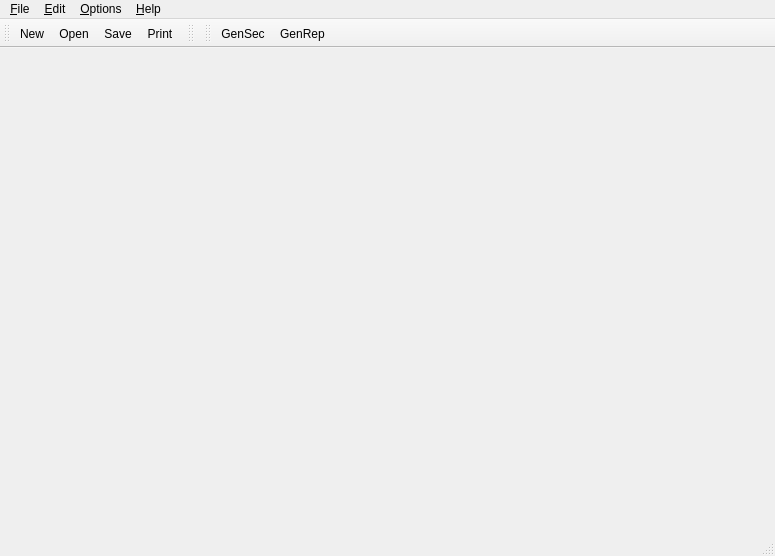
<?xml version="1.0" encoding="UTF-8"?>
<ui version="4.0">
 <class>main_window</class>
 <widget class="QMainWindow" name="main_window">
  <property name="geometry">
   <rect>
    <x>0</x>
    <y>0</y>
    <width>775</width>
    <height>556</height>
   </rect>
  </property>
  <property name="windowTitle">
   <string>GenVis</string>
  </property>
  <property name="windowIcon">
   <iconset resource="../../img/img.qrc">
    <normaloff>:/resources/img/logos/genvis.svg</normaloff>:/resources/img/logos/genvis.svg</iconset>
  </property>
  <widget class="QWidget" name="central_widget">
   <layout class="QGridLayout" name="gridLayout">
    <property name="leftMargin">
     <number>0</number>
    </property>
    <property name="topMargin">
     <number>0</number>
    </property>
    <property name="rightMargin">
     <number>0</number>
    </property>
    <property name="bottomMargin">
     <number>0</number>
    </property>
    <property name="spacing">
     <number>0</number>
    </property>
    <item row="0" column="0">
     <widget class="QTabWidget" name="tab_widget">
      <property name="tabShape">
       <enum>QTabWidget::Rounded</enum>
      </property>
      <property name="currentIndex">
       <number>-1</number>
      </property>
      <property name="elideMode">
       <enum>Qt::ElideRight</enum>
      </property>
      <property name="documentMode">
       <bool>true</bool>
      </property>
      <property name="tabsClosable">
       <bool>true</bool>
      </property>
      <property name="movable">
       <bool>true</bool>
      </property>
      <property name="tabBarAutoHide">
       <bool>false</bool>
      </property>
     </widget>
    </item>
   </layout>
  </widget>
  <widget class="QMenuBar" name="menubar">
   <property name="geometry">
    <rect>
     <x>0</x>
     <y>0</y>
     <width>775</width>
     <height>19</height>
    </rect>
   </property>
   <widget class="QMenu" name="menu_file">
    <property name="title">
     <string>&amp;File</string>
    </property>
    <widget class="QMenu" name="menu_recent_files">
     <property name="title">
      <string>&amp;Recent Files</string>
     </property>
     <property name="icon">
      <iconset resource="../../img/img.qrc">
       <normaloff>:/resources/img/icons/open_recent.svg</normaloff>:/resources/img/icons/open_recent.svg</iconset>
     </property>
    </widget>
    <addaction name="action_new"/>
    <addaction name="action_open"/>
    <addaction name="menu_recent_files"/>
    <addaction name="separator"/>
    <addaction name="action_save"/>
    <addaction name="action_save_as"/>
    <addaction name="action_save_all"/>
    <addaction name="separator"/>
    <addaction name="action_print"/>
    <addaction name="separator"/>
    <addaction name="action_close"/>
    <addaction name="separator"/>
    <addaction name="action_quit"/>
   </widget>
   <widget class="QMenu" name="menu_edit">
    <property name="title">
     <string>&amp;Edit</string>
    </property>
    <addaction name="action_undo"/>
    <addaction name="action_redo"/>
    <addaction name="separator"/>
    <addaction name="action_cut"/>
    <addaction name="action_copy"/>
    <addaction name="action_paste"/>
    <addaction name="action_delete"/>
    <addaction name="action_clear_all"/>
   </widget>
   <widget class="QMenu" name="menu_options">
    <property name="title">
     <string>&amp;Options</string>
    </property>
    <addaction name="action_settings"/>
   </widget>
   <widget class="QMenu" name="menu_help">
    <property name="title">
     <string>&amp;Help</string>
    </property>
    <addaction name="action_help"/>
    <addaction name="separator"/>
    <addaction name="action_about_genvis"/>
    <addaction name="action_about"/>
   </widget>
   <addaction name="menu_file"/>
   <addaction name="menu_edit"/>
   <addaction name="menu_options"/>
   <addaction name="menu_help"/>
  </widget>
  <widget class="QStatusBar" name="statusbar"/>
  <widget class="QToolBar" name="standard_toolbar">
   <property name="windowTitle">
    <string>Standard Bar</string>
   </property>
   <attribute name="toolBarArea">
    <enum>TopToolBarArea</enum>
   </attribute>
   <attribute name="toolBarBreak">
    <bool>false</bool>
   </attribute>
   <addaction name="action_new"/>
   <addaction name="action_open"/>
   <addaction name="action_save"/>
   <addaction name="action_print"/>
  </widget>
  <widget class="QToolBar" name="tools_toolbar">
   <property name="windowTitle">
    <string>Tools Bar</string>
   </property>
   <attribute name="toolBarArea">
    <enum>TopToolBarArea</enum>
   </attribute>
   <attribute name="toolBarBreak">
    <bool>false</bool>
   </attribute>
  </widget>
  <widget class="QToolBar" name="applications_toolbar">
   <property name="windowTitle">
    <string>Applications Bar</string>
   </property>
   <attribute name="toolBarArea">
    <enum>TopToolBarArea</enum>
   </attribute>
   <attribute name="toolBarBreak">
    <bool>false</bool>
   </attribute>
   <addaction name="action_exec_gensec"/>
   <addaction name="action_exec_genrep"/>
  </widget>
  <action name="action_new">
   <property name="icon">
    <iconset resource="../../img/img.qrc">
     <normaloff>:/resources/img/icons/new.svg</normaloff>:/resources/img/icons/new.svg</iconset>
   </property>
   <property name="text">
    <string>&amp;New</string>
   </property>
   <property name="statusTip">
    <string>Create a new file.</string>
   </property>
   <property name="shortcut">
    <string>Ctrl+N</string>
   </property>
  </action>
  <action name="action_open">
   <property name="icon">
    <iconset resource="../../img/img.qrc">
     <normaloff>:/resources/img/icons/open.svg</normaloff>:/resources/img/icons/open.svg</iconset>
   </property>
   <property name="text">
    <string>&amp;Open</string>
   </property>
   <property name="statusTip">
    <string>Open an existing file.</string>
   </property>
   <property name="shortcut">
    <string>Ctrl+O</string>
   </property>
  </action>
  <action name="action_save">
   <property name="icon">
    <iconset resource="../../img/img.qrc">
     <normaloff>:/resources/img/icons/save.svg</normaloff>:/resources/img/icons/save.svg</iconset>
   </property>
   <property name="text">
    <string>&amp;Save</string>
   </property>
   <property name="statusTip">
    <string>Save the current document on disk.</string>
   </property>
   <property name="shortcut">
    <string>Ctrl+S</string>
   </property>
  </action>
  <action name="action_save_as">
   <property name="icon">
    <iconset resource="../../img/img.qrc">
     <normaloff>:/resources/img/icons/save_as.svg</normaloff>:/resources/img/icons/save_as.svg</iconset>
   </property>
   <property name="text">
    <string>Save &amp;As</string>
   </property>
   <property name="statusTip">
    <string>Save the current document under a new name.</string>
   </property>
   <property name="shortcut">
    <string>Ctrl+Shift+S</string>
   </property>
  </action>
  <action name="action_save_all">
   <property name="icon">
    <iconset resource="../../img/img.qrc">
     <normaloff>:/resources/img/icons/save_all.svg</normaloff>:/resources/img/icons/save_all.svg</iconset>
   </property>
   <property name="text">
    <string>Save A&amp;ll</string>
   </property>
   <property name="statusTip">
    <string>Save all documents on disk.</string>
   </property>
  </action>
  <action name="action_print">
   <property name="icon">
    <iconset resource="../../img/img.qrc">
     <normaloff>:/resources/img/icons/print.svg</normaloff>:/resources/img/icons/print.svg</iconset>
   </property>
   <property name="text">
    <string>&amp;Print</string>
   </property>
   <property name="statusTip">
    <string>Print the current table.</string>
   </property>
   <property name="shortcut">
    <string>Ctrl+P</string>
   </property>
  </action>
  <action name="action_cut">
   <property name="icon">
    <iconset resource="../../img/img.qrc">
     <normaloff>:/resources/img/icons/cut.svg</normaloff>:/resources/img/icons/cut.svg</iconset>
   </property>
   <property name="text">
    <string>C&amp;ut</string>
   </property>
   <property name="statusTip">
    <string>Cut the current selection content to the clipboard.</string>
   </property>
   <property name="shortcut">
    <string>Ctrl+X</string>
   </property>
  </action>
  <action name="action_copy">
   <property name="icon">
    <iconset resource="../../img/img.qrc">
     <normaloff>:/resources/img/icons/copy.svg</normaloff>:/resources/img/icons/copy.svg</iconset>
   </property>
   <property name="text">
    <string>&amp;Copy</string>
   </property>
   <property name="statusTip">
    <string>Copy the current selection content to the clipboard.</string>
   </property>
   <property name="shortcut">
    <string>Ctrl+C</string>
   </property>
  </action>
  <action name="action_paste">
   <property name="icon">
    <iconset resource="../../img/img.qrc">
     <normaloff>:/resources/img/icons/paste.svg</normaloff>:/resources/img/icons/paste.svg</iconset>
   </property>
   <property name="text">
    <string>&amp;Paste</string>
   </property>
   <property name="statusTip">
    <string>Paste the clipboard content into the current selection.</string>
   </property>
   <property name="shortcut">
    <string>Ctrl+V</string>
   </property>
  </action>
  <action name="action_help">
   <property name="icon">
    <iconset resource="../../img/img.qrc">
     <normaloff>:/resources/img/icons/help.svg</normaloff>:/resources/img/icons/help.svg</iconset>
   </property>
   <property name="text">
    <string>&amp;Help</string>
   </property>
   <property name="shortcut">
    <string>F1</string>
   </property>
  </action>
  <action name="action_about">
   <property name="icon">
    <iconset resource="../../img/img.qrc">
     <normaloff>:/resources/img/icons/about.svg</normaloff>:/resources/img/icons/about.svg</iconset>
   </property>
   <property name="text">
    <string>About &amp;Sequence-ToolKit</string>
   </property>
  </action>
  <action name="action_delete">
   <property name="icon">
    <iconset resource="../../img/img.qrc">
     <normaloff>:/resources/img/icons/delete.svg</normaloff>:/resources/img/icons/delete.svg</iconset>
   </property>
   <property name="text">
    <string>&amp;Delete</string>
   </property>
   <property name="statusTip">
    <string>Remove the current selection.</string>
   </property>
   <property name="shortcut">
    <string>Del</string>
   </property>
  </action>
  <action name="action_quit">
   <property name="icon">
    <iconset resource="../../img/img.qrc">
     <normaloff>:/resources/img/icons/quit.svg</normaloff>:/resources/img/icons/quit.svg</iconset>
   </property>
   <property name="text">
    <string>&amp;Quit</string>
   </property>
   <property name="statusTip">
    <string>Close all tabs and quit the application.</string>
   </property>
   <property name="shortcut">
    <string>Ctrl+Q</string>
   </property>
  </action>
  <action name="action_close">
   <property name="icon">
    <iconset resource="../../img/img.qrc">
     <normaloff>:/resources/img/icons/close.svg</normaloff>:/resources/img/icons/close.svg</iconset>
   </property>
   <property name="text">
    <string>&amp;Close</string>
   </property>
   <property name="statusTip">
    <string>Close the current tab.</string>
   </property>
   <property name="shortcut">
    <string>Ctrl+W</string>
   </property>
  </action>
  <action name="action_clear_all">
   <property name="icon">
    <iconset resource="../../img/img.qrc">
     <normaloff>:/resources/img/icons/delete_all.svg</normaloff>:/resources/img/icons/delete_all.svg</iconset>
   </property>
   <property name="text">
    <string>C&amp;lear All</string>
   </property>
   <property name="statusTip">
    <string>Delete all the content of the table.</string>
   </property>
   <property name="shortcut">
    <string>Shift+Del</string>
   </property>
  </action>
  <action name="action_about_genvis">
   <property name="icon">
    <iconset resource="../../img/img.qrc">
     <normaloff>:/resources/img/icons/about_variant.svg</normaloff>:/resources/img/icons/about_variant.svg</iconset>
   </property>
   <property name="text">
    <string>About &amp;GenVis</string>
   </property>
   <property name="toolTip">
    <string>About GenVis</string>
   </property>
  </action>
  <action name="action_settings">
   <property name="icon">
    <iconset resource="../../img/img.qrc">
     <normaloff>:/resources/img/icons/settings.svg</normaloff>:/resources/img/icons/settings.svg</iconset>
   </property>
   <property name="text">
    <string>&amp;Settings</string>
   </property>
  </action>
  <action name="action_exec_genrep">
   <property name="icon">
    <iconset resource="../../img/img.qrc">
     <normaloff>:/resources/img/logos/genrep.svg</normaloff>:/resources/img/logos/genrep.svg</iconset>
   </property>
   <property name="text">
    <string>GenRep</string>
   </property>
   <property name="toolTip">
    <string>Open Report Generator</string>
   </property>
  </action>
  <action name="action_undo">
   <property name="icon">
    <iconset resource="../../img/img.qrc">
     <normaloff>:/resources/img/icons/undo.svg</normaloff>:/resources/img/icons/undo.svg</iconset>
   </property>
   <property name="text">
    <string>Undo</string>
   </property>
   <property name="shortcut">
    <string>Ctrl+Z</string>
   </property>
  </action>
  <action name="action_redo">
   <property name="icon">
    <iconset resource="../../img/img.qrc">
     <normaloff>:/resources/img/icons/redo.svg</normaloff>:/resources/img/icons/redo.svg</iconset>
   </property>
   <property name="text">
    <string>Redo</string>
   </property>
   <property name="shortcut">
    <string>Ctrl+Shift+Z</string>
   </property>
  </action>
  <action name="action_exec_gensec">
   <property name="icon">
    <iconset resource="../../img/img.qrc">
     <normaloff>:/resources/img/logos/gensec.svg</normaloff>:/resources/img/logos/gensec.svg</iconset>
   </property>
   <property name="text">
    <string>GenSec</string>
   </property>
   <property name="toolTip">
    <string>Open Sequence Generator</string>
   </property>
  </action>
 </widget>
 <resources>
  <include location="../../img/img.qrc"/>
 </resources>
 <connections/>
</ui>
